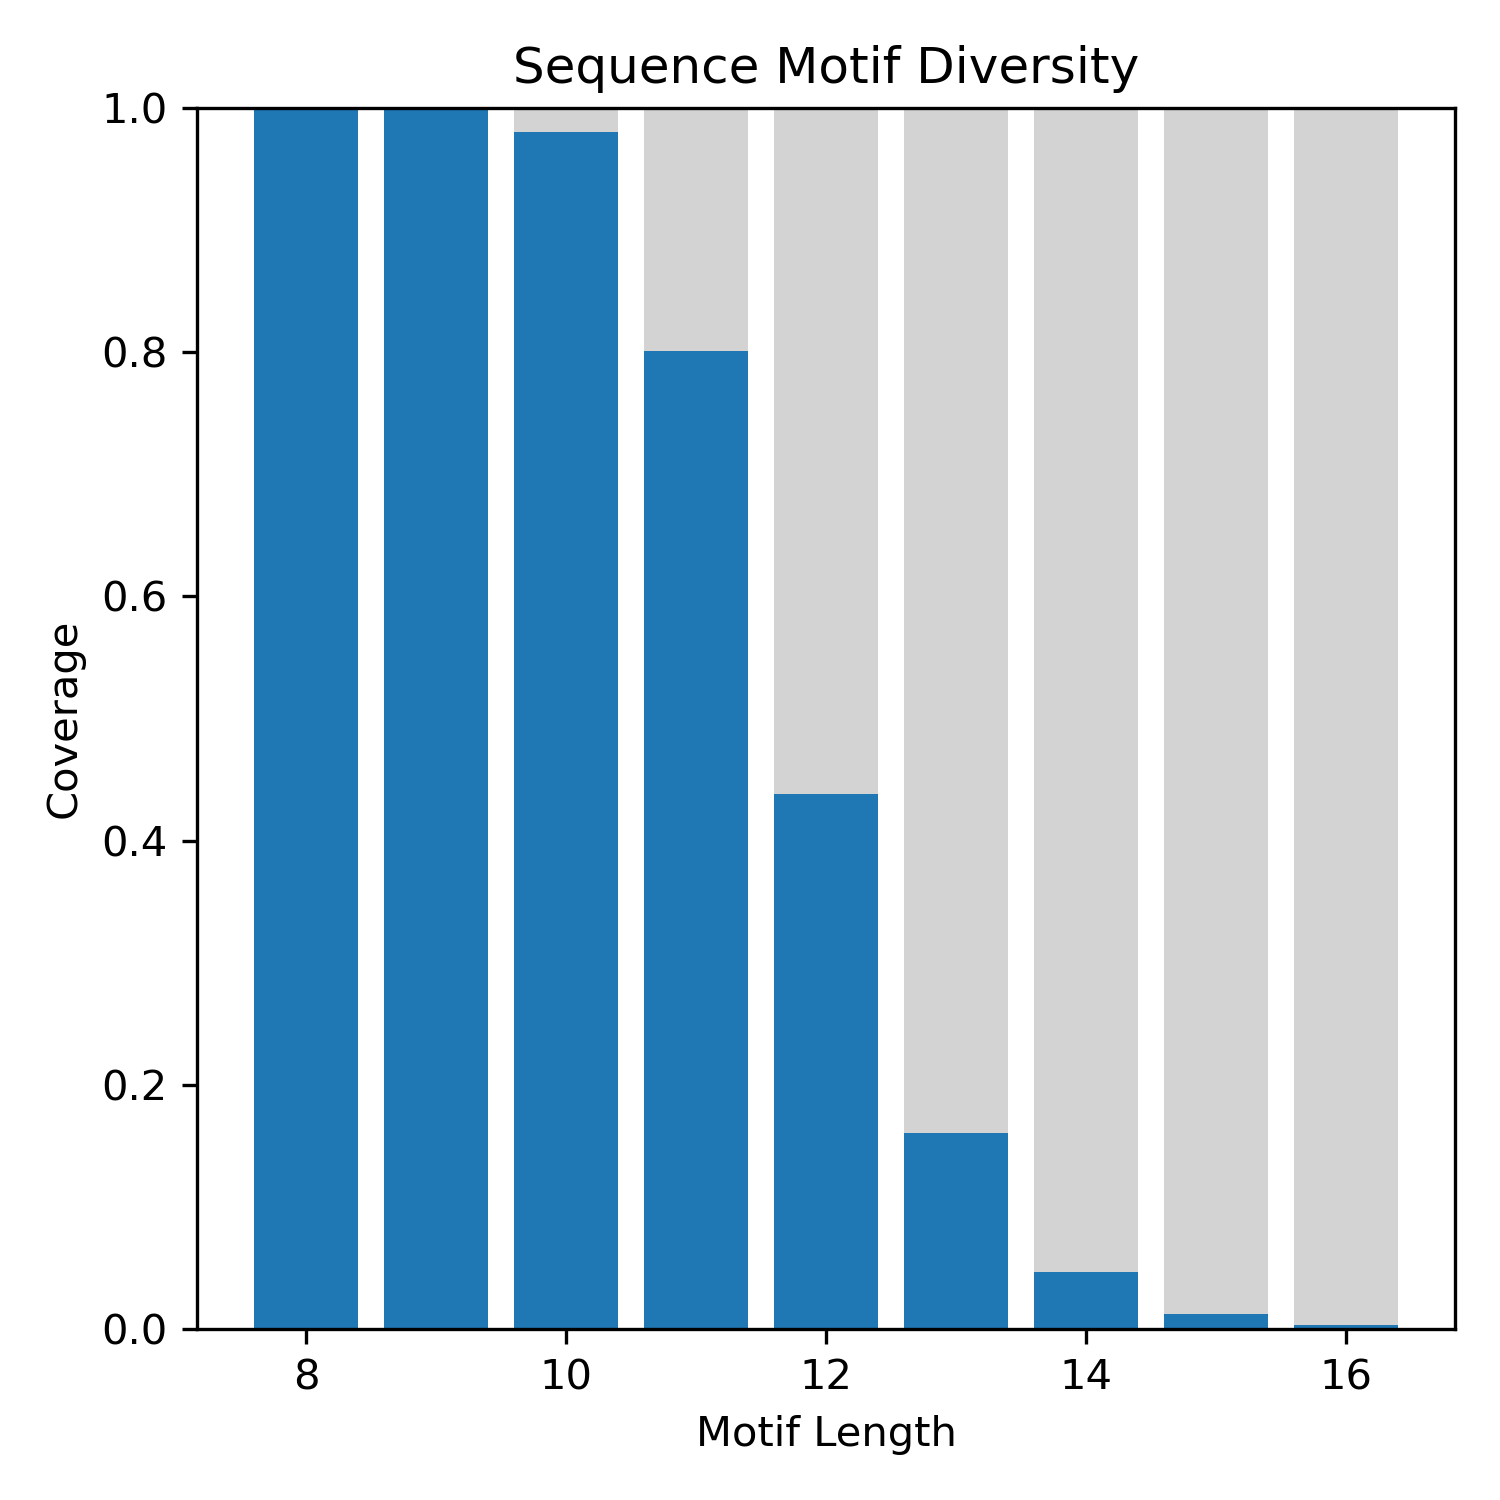

Recreate this plot in Python.
import sys
import multiprocessing as mp
import pandas as pd
import matplotlib.pyplot as plt
from tqdm import tqdm
from functools import partial

dataset_csv = sys.argv[1]
min_len = int(sys.argv[2])
max_len = int(sys.argv[3])
output_plot = sys.argv[4]
batch_size = int(sys.argv[5])

def add_dict(this, other):
    for key, val in other.items():
        if key in this:
            this[key] += val
        else:
            this[key] = val
    return this

def count_motif(sequence, motif_length):
    end = len(sequence) - motif_length + 1
    motifs = dict()
    for start in range(motif_length):
        for i in range(start, end, motif_length):
            motif = sequence[i:i+motif_length]
            if 'N' in motif:
                continue
            if motif in motifs:
                motifs[motif] += 1
            else:
                motifs[motif] = 1
    return motifs

def summarize_counts(motif_counts):
    completeness = dict()
    for motif_length in range(min_len, max_len + 1):
        observed = len(list(motif_counts[motif_length].values()))
        expected = 4**motif_length
        completeness[motif_length] = observed / expected
    return completeness

dataset = pd.read_csv(dataset_csv)
sequences = dataset["Sequence"].to_list()
motif_counts = dict()

with mp.Pool(processes=batch_size) as pool:
    for motif_length in tqdm(range(min_len, max_len + 1), desc=f"Count Motif"):
        partial_count = partial(count_motif, motif_length=motif_length)
        motif_counts[motif_length] = dict()
        for motifs in pool.imap_unordered(partial_count, sequences):
            motif_counts[motif_length] = add_dict(motif_counts[motif_length], motifs)

completeness = summarize_counts(motif_counts)
keys = list(completeness.keys())
values = list(completeness.values())
remainings = [1 - v for v in values]

plt.figure(figsize=(5, 5), dpi=300)
plt.bar(keys, values)
plt.bar(keys, remainings, bottom=values, color='lightgrey')
plt.xlabel("Motif Length")
plt.ylabel("Coverage")
plt.title(f"Sequence Motif Diversity")
plt.tight_layout()
plt.savefig(output_plot)
